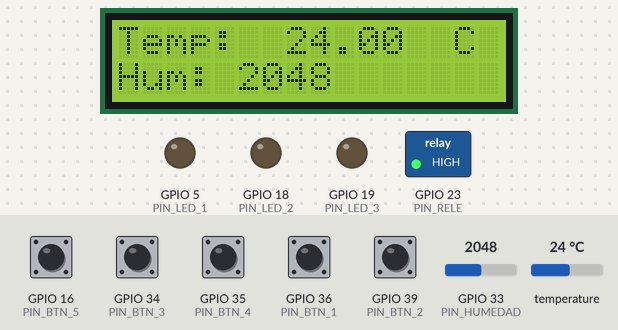
The sketch below on a simulated ESP32. Shown: 16×2 character LCD, switched loads named in the sketch (green lamp = pin HIGH), output pins drawn as LEDs (lit = HIGH). The test bench sets the inputs (shaded band); at power-on: GPIO 16 (PIN_BTN_5), GPIO 34 (PIN_BTN_3), GPIO 35 (PIN_BTN_4), GPIO 36 (PIN_BTN_1), GPIO 39 (PIN_BTN_2) HIGH, GPIO 33 (PIN_HUMEDAD) = 2048, temperature 24 °C. What the sketch prints to the serial monitor is not drawn.

Above: at 1.2 s.
1.3 s: GPIO 16 (PIN_BTN_5) pulled LOW for 0.15 s
At 1.6 s:
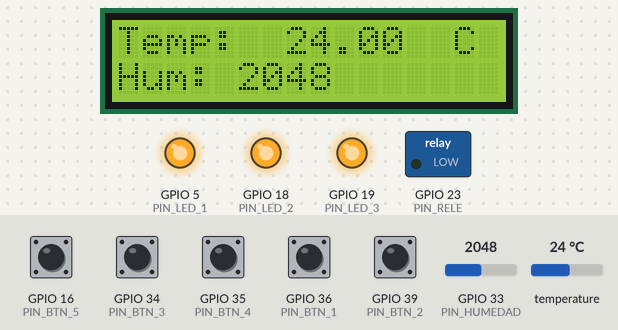
2.9 s: GPIO 33 (PIN_HUMEDAD) set to 1069
At 3.7 s:
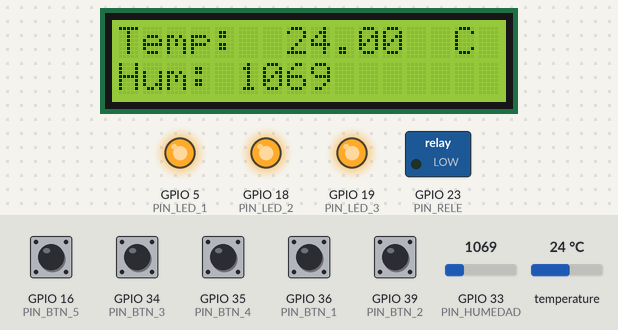
4.4 s: GPIO 33 (PIN_HUMEDAD) set to 931
At 4.9 s:
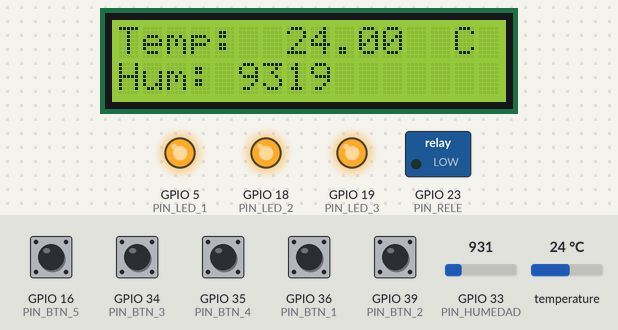
5.9 s: temperature set to 12 °C
At 6.6 s:
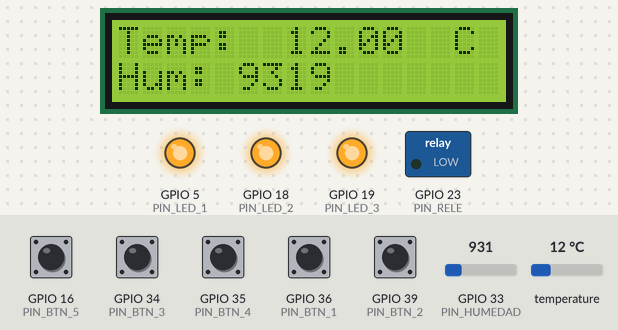
7.4 s: temperature set to 19 °C
At 8.0 s:
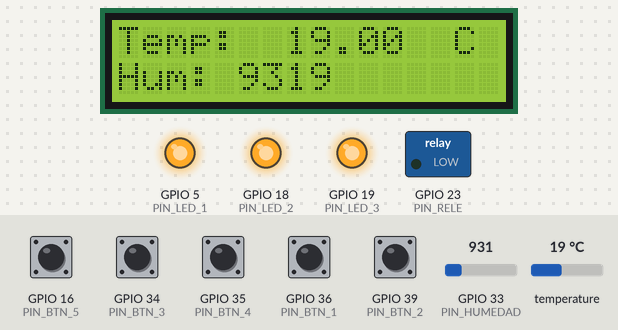
8.9 s: GPIO 33 (PIN_HUMEDAD) set to 861
At 9.4 s:
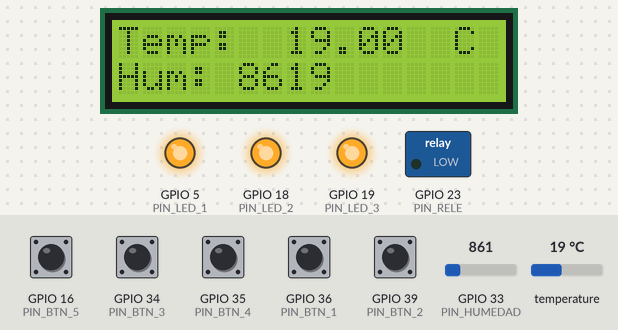
Timing chart, 0 to 11.4 s (numbered marks = the images above; inputs shaded):
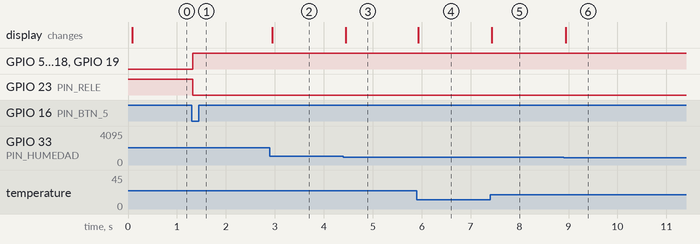

Measured:
- after the input at 1.3 s, GPIO 5 (PIN_LED_1), GPIO 18 (PIN_LED_2), GPIO 19 (PIN_LED_3): LOW → HIGH at once; GPIO 23 (PIN_RELE): HIGH → LOW at once
- after the input at 2.9 s, the display: changes at once (image 2)
- after the input at 4.4 s, the display: changes at once (image 3)
- after the input at 5.9 s, the display: changes at once (image 4)
- after the input at 7.4 s, the display: changes at once (image 5)
- after the input at 8.9 s, the display: changes at once (image 6)

The sketch:

prueba_tp_integrador_NOFUNCONA.ino
```cpp
//LIBRERÍAS
#include <LiquidCrystal_I2C.h>
#include <Wire.h>
#include <SPI.h> //Why? Because library supports SPI and I2C connection
#include <Adafruit_Sensor.h>
#include <Adafruit_BMP280.h> //encontrar en el administrador de librerias

#define PIN_RELE 23
#define PIN_HUMEDAD 33
#define PIN_LDR 32
#define PIN_BTN_1 36
#define PIN_BTN_2 39
#define PIN_BTN_3 34
#define PIN_BTN_4 35
#define PIN_BTN_5 16
#define PIN_BUZZER 17
#define PIN_LED_1 5
#define PIN_LED_2 18
#define PIN_LED_3 19
Adafruit_BMP280 bmp;

int lcdColumns = 16;
int lcdRows = 2;
float temperature;

LiquidCrystal_I2C lcd(0x3F, lcdColumns, lcdRows);


void setup() {
  Serial.begin(115200);
  pinMode(PIN_LDR, INPUT);
  pinMode(PIN_BTN_1, INPUT);
  pinMode(PIN_BTN_2, INPUT);
  pinMode(PIN_BTN_3, INPUT);
  pinMode(PIN_BTN_4, INPUT);
  pinMode(PIN_BTN_5, INPUT);
  pinMode(PIN_RELE, OUTPUT);
  pinMode(PIN_LED_1, OUTPUT);
  pinMode(PIN_LED_2, OUTPUT);
  pinMode(PIN_LED_3, OUTPUT);
  digitalWrite(PIN_RELE,HIGH);
  digitalWrite(PIN_LED_1,LOW);

  lcd.begin();
  lcd.backlight();
  bmp.begin();
  Serial.println("Adafruit BMP280 test:");
}

void loop() {

  //Variables
    Serial.println(digitalRead(PIN_BTN_5));
  temperature = bmp.readTemperature();
  int sensorValue = analogRead(PIN_HUMEDAD);

  //Puerto serie
  Serial.print(("Hum: "));
  Serial.println(analogRead(PIN_HUMEDAD));
  Serial.print(("Temp: "));
  Serial.print(temperature);
  Serial.print("C");
  Serial.println();
  Serial.print("Marijuana Soil Humidity  is: ");
  Serial.println(sensorValue);

  if (sensorValue >= 1000)  (Serial.print("SOIL IS TOO DRY!!!!!    "));
  else if ((sensorValue <= 999)  && (sensorValue >=901)) (Serial.print("SOIL IS PERFECT!!!!!    "));
  else  if (sensorValue <= 900) (Serial.print("SOIL IS TOO WET!!!!!    "));
  else;

  //Display
  lcd.setCursor(0, 0);
  lcd.print("Temp:");
  lcd.setCursor(7,0);
  lcd.print(temperature);
  lcd.setCursor(14, 0);
  lcd.print("C");
  lcd.setCursor(0,1);
  lcd.print("Hum:");
  lcd.setCursor(5,1);
  lcd.print(sensorValue);

  if(digitalRead(PIN_BTN_1)== LOW){
    digitalWrite(PIN_LED_1,HIGH);
    digitalWrite(PIN_LED_2,HIGH);
    digitalWrite(PIN_LED_3,HIGH);
    digitalWrite(PIN_BUZZER,HIGH);
    digitalWrite(PIN_RELE,LOW);
  }

  if(digitalRead(PIN_BTN_2) == LOW){
    digitalWrite(PIN_LED_1,HIGH);
    digitalWrite(PIN_LED_2,HIGH);
    digitalWrite(PIN_LED_3,HIGH);
    digitalWrite(PIN_BUZZER,HIGH);
    digitalWrite(PIN_RELE,LOW);
  }

  if(digitalRead(PIN_BTN_3) == LOW){
    digitalWrite(PIN_LED_1,HIGH);
    digitalWrite(PIN_LED_2,HIGH);
    digitalWrite(PIN_LED_3,HIGH);
    digitalWrite(PIN_BUZZER,HIGH);
    digitalWrite(PIN_RELE,LOW);
  }

  if(digitalRead(PIN_BTN_4) == LOW){
    digitalWrite(PIN_LED_1,HIGH);
    digitalWrite(PIN_LED_2,HIGH);
    digitalWrite(PIN_LED_3,HIGH);
    digitalWrite(PIN_BUZZER,HIGH);
    digitalWrite(PIN_RELE,LOW);
  }

  if(digitalRead(PIN_BTN_5) == LOW){
    digitalWrite(PIN_LED_1,HIGH);
    digitalWrite(PIN_LED_2,HIGH);
    digitalWrite(PIN_LED_3,HIGH);
    digitalWrite(PIN_BUZZER,HIGH);
    digitalWrite(PIN_RELE,LOW);
  }
}
```
